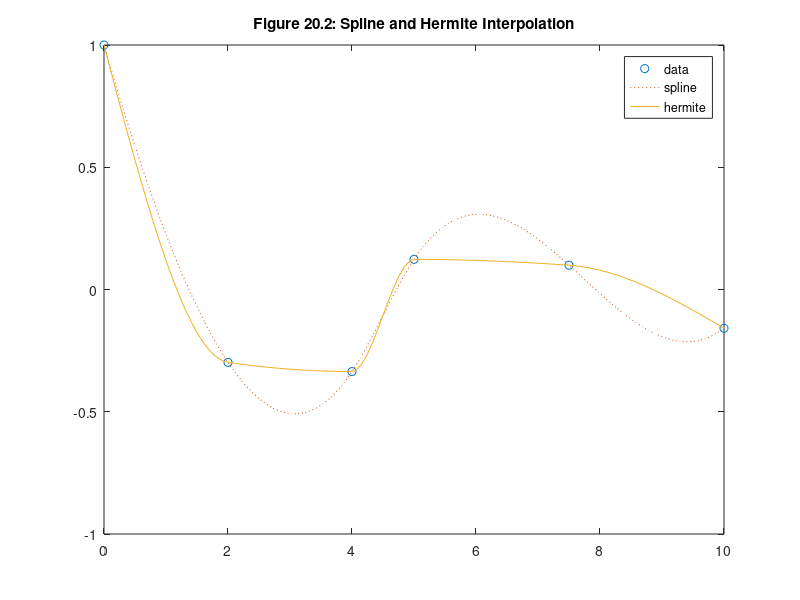

Write MATLAB code to recreate this figure.
x=[0 2 4 5 7.5 10];
y=exp(-x/6).*cos(x);

cs=spline(x,y);
ch=pchip(x,y);

xi=linspace(0,10);

ysi=ppval(cs,xi);
yhi=ppval(ch,xi);

plot(x,y,'o',xi,ysi,':',xi,yhi)
legend('data','spline','hermite')
title('Figure 20.2: Spline and Hermite Interpolation')
